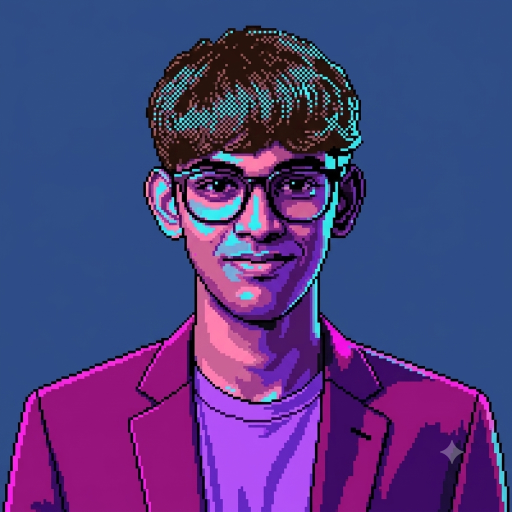
#> input picture image/myimage/Gemini_Generated_Image_qpx83xqpx83xqpx8.png, 1024 x 1024 px (shown at 1/2 size); its folder holds only this picture in this run
$ python generate_banner_v2.py
#> lines starting #> are read from the running program, lines starting #| are printed output that depends on the picture; after the words box and inside, x2 and y2 are one past the last pixel; in counts of white or black regions, pixels touching at a corner belong together
#!/usr/bin/env python3
"""
Dithered Portrait Banner Generator v2
Phase 1 — Terminal Aesthetic

Generates dark.svg and light.svg with:
- 1-bit Floyd-Steinberg dithered portrait (serpentine order)
- Background segmentation for dark mode
- Intro shimmer animation (~3.2s)
- Loop animation with drift bands (~14.2s)
- Info panel with dotted leaders and LIVE badge

Theme: Terminal/Cyberpunk
Palette: Portrait + chrome [#00E5FF dark / #0891B2 light] · accent [#FFC857 / #A16207] · background [#05060A]
NOTE: superseded by generate_banner.py (v3) — kept palette-aligned so it cannot regress the profile.
"""

import os
import sys
import base64
import numpy as np
from pathlib import Path
from PIL import Image, ImageDraw, ImageFilter, ImageOps
from scipy import ndimage

# ─── Configuration ───────────────────────────────────────────────────────────

BANNER_WIDTH = 1180
BANNER_HEIGHT = 610

# Portrait processing
PORTRAIT_WIDTH = 300
PORTRAIT_HEIGHT = 340
DOT_SIZE = 3  # pixels per dot

# Animation timing
INTRO_DURATION = 3.2  # seconds
LOOP_DURATION = 14.2  # seconds

# Cyberpunk color palette
COLORS = {
    "dark": {
        "bg": "#05060A",
        "bg_gradient_start": "#05060A",
        "bg_gradient_end": "#030409",
        "portrait_hue": "#00E5FF",  # Single-hue dither dots
        "portrait_bg": "#05060A",  # Portrait frame background
        "ui_chrome": "#00E5FF",    # Cyan carries structure
        "accent": "#FFC857",       # Gold carries emphasis
        "live_badge": "#FFC857",   # Gold reads as "power source"
        "text": "#F8FAFC",
        "text_dim": "#94A3B8",
        "dot_empty": "#1A2230",    # Empty portrait-grid cell tier
        "border": "#334155",
        "terminal_bg": "rgba(15,23,42,0.95)",
    },
    "light": {
        "bg": "#F8FAFC",
        "bg_gradient_start": "#F1F5F9",
        "bg_gradient_end": "#E2E8F0",
        "portrait_hue": "#0891B2",  # Darker cyan for light mode dots
        "portrait_bg": "#F8FAFC",  # Light background
        "ui_chrome": "#0891B2",    # Darker cyan for light mode
        "accent": "#A16207",       # Darker gold
        "live_badge": "#A16207",   # Darker gold
        "text": "#1E293B",
        "text_dim": "#64748B",
        "dot_empty": "#CBD5E1",    # Light slate for empty cells
        "border": "#CBD5E1",
        "terminal_bg": "rgba(248,250,252,0.95)",
    }
}

# Asset paths
PORTRAIT_DIR = Path("image/myimage")
LOGOS_DIR = Path("image/logos")

# Selected logos for morph animation
SELECTED_LOGOS = ["python.jpeg", "html.jpeg", "csslogo.png", "bashlogo.jpeg", "n8n logo.png"]

# Personal info
PERSONAL_INFO = {
    "name": "Pallav Dholariya",
    "username": "Shivala-08",
    "role": "AI/ML Engineer • Full Stack Developer",
    "origin": "Pune, India",
    "education": "B.Tech CSE (AI & ML)",
    "status": "Building · Learning · Shipping",
    "toolchain": "VS Code, Git, Docker",
    "languages": "Python, JavaScript, TypeScript",
    "frontend": "React, Next.js, Tailwind CSS",
    "backend": "FastAPI, Node.js",
    "database": "PostgreSQL, Supabase",
    "infra": "Docker, GitHub Actions, Vercel",
    "email": "pallavdholariya@gmail.com",
    "portfolio": "pallav-os.vercel.app",
    "linkedin": "linkedin.com/in/pallavdholariya",
    "github": "github.com/Shivala-08",
    "facebook": "—",
}


# ─── Image Processing ────────────────────────────────────────────────────────

def find_best_portrait():
    """Find the best portrait image from the myimage directory."""
    images = list(PORTRAIT_DIR.glob("*.png")) + list(PORTRAIT_DIR.glob("*.jpg")) + list(PORTRAIT_DIR.glob("*.jpeg"))
    if not images:
        raise FileNotFoundError("No portrait image found in image/myimage/")
    best = max(images, key=lambda p: p.stat().st_size)
    print(f"Selected portrait: {best.name}")
    return best


def process_portrait(path, target_width=PORTRAIT_WIDTH, target_height=PORTRAIT_HEIGHT):
    """Process portrait: crop to head/shoulders, resize, preserve identity."""
#> called with target_width = 300, target_height = 340
    img = Image.open(path).convert("L")  # Convert to grayscale
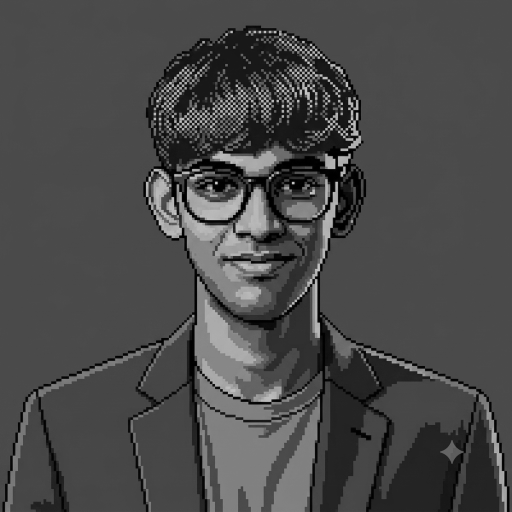
#> img: PIL image 1024x1024 L (shown at 1/2 size); min 0, max 214, mean 73.5

    # Center crop to focus on head/shoulders
    w, h = img.size
    target_ratio = target_width / target_height
    current_ratio = w / h

    if current_ratio > target_ratio:
        new_w = int(h * target_ratio)
        left = (w - new_w) // 2
        img = img.crop((left, 0, left + new_w, h))
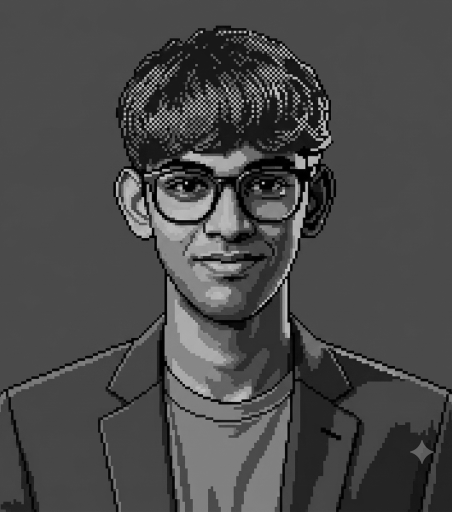
#> img: PIL image 903x1024 L (shown at 1/2 size); min 0, max 214, mean 73.5
    else:
        new_h = int(w / target_ratio)
        top = int(h * 0.05)  # Slight shift up for head
        img = img.crop((0, top, w, top + new_h))

    # Resize to target
    img = img.resize((target_width, target_height), Image.LANCZOS)
#> img: PIL image 300x340 L

    # Apply contrast enhancement (1.3x)
    img = ImageOps.autocontrast(img, cutoff=1)

    # Apply UnsharpMask
    img = img.filter(ImageFilter.UnsharpMask(radius=3, percent=140))
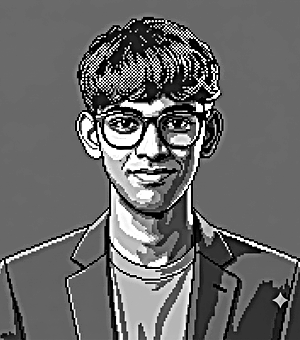
#> img: PIL image 300x340 L; min 0, max 255, mean 104.9

    return img


def floyd_steinberg_dither(img_array, num_levels=2):
    """Apply Floyd-Steinberg dithering with serpentine order."""
#> called with num_levels = 2
    h, w = img_array.shape
    dithered = np.zeros((h, w), dtype=np.uint8)

    # Quantization step
    step = 255 / (num_levels - 1)

    for y in range(h):
        # Serpentine order: alternate direction each row
        if y % 2 == 0:
            x_range = range(w)
        else:
            x_range = range(w - 1, -1, -1)

        for x in x_range:
            old_pixel = img_array[y, x]
            new_pixel = round(old_pixel / step) * step
            new_pixel = max(0, min(255, new_pixel))

            dithered[y, x] = int(new_pixel)
            error = old_pixel - new_pixel

            # Distribute error
            if y % 2 == 0:  # Left to right
                if x + 1 < w:
                    img_array[y, x + 1] += error * 7 / 16
                if y + 1 < h:
                    if x - 1 >= 0:
                        img_array[y + 1, x - 1] += error * 3 / 16
                    img_array[y + 1, x] += error * 5 / 16
                    if x + 1 < w:
                        img_array[y + 1, x + 1] += error * 1 / 16
            else:  # Right to left
                if x - 1 >= 0:
                    img_array[y, x - 1] += error * 7 / 16
                if y + 1 < h:
                    if x - 1 >= 0:
                        img_array[y + 1, x - 1] += error * 1 / 16
                    img_array[y + 1, x] += error * 5 / 16
                    if x + 1 < w:
                        img_array[y + 1, x + 1] += error * 3 / 16
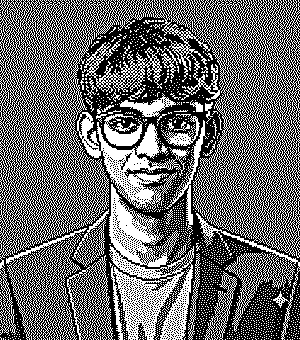
#> dithered: shape (340, 300); 41.1% white in thin lines or dots
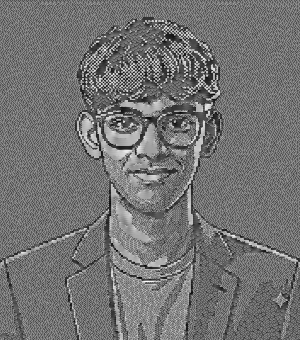
#> img_array: shape (340, 300) float64; min -105.6, max 374, mean 111.8; drawn with min black and max white

    return dithered


def segment_background(img_array, threshold=50):
    """Segment foreground (subject) from background."""
#> called with threshold = 50
    # Apply Gaussian blur
    blurred = ndimage.gaussian_filter(img_array.astype(float), sigma=5)
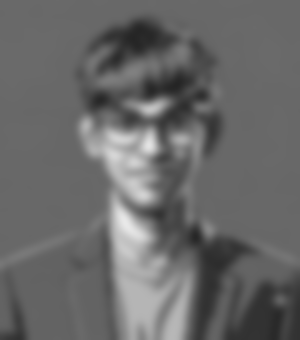
#> blurred: shape (340, 300) float64; min 37.26, max 232.8, mean 104.9

    # Create binary mask using Otsu-like threshold
    mask = img_array < threshold
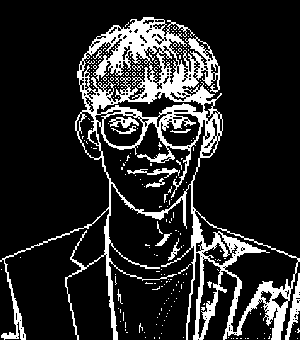
#> mask: shape (340, 300) bool; 16% white; 258 white regions (243 under 20 px), largest, box (x1, y1, x2, y2) and area: (0, 17, 300, 340) 14556, (285, 273, 300, 340) 350, (127, 168, 180, 178) 186

    # Clean up mask
    mask = ndimage.binary_closing(mask, iterations=3)
#> mask: shape (340, 300) bool; 24.7% white; 29 white regions (26 under 20 px), largest, box (x1, y1, x2, y2) and area: (3, 17, 297, 337) 25129, (139, 323, 145, 333) 28, (176, 281, 184, 289) 26
    mask = ndimage.binary_fill_holes(mask)
#> mask: shape (340, 300) bool; 36.8% white; 24 white regions (21 under 20 px), largest, box (x1, y1, x2, y2) and area: (3, 17, 297, 337) 37429, (139, 323, 145, 333) 28, (176, 281, 184, 289) 26
#> (the rest of the program and of its run is left out)
